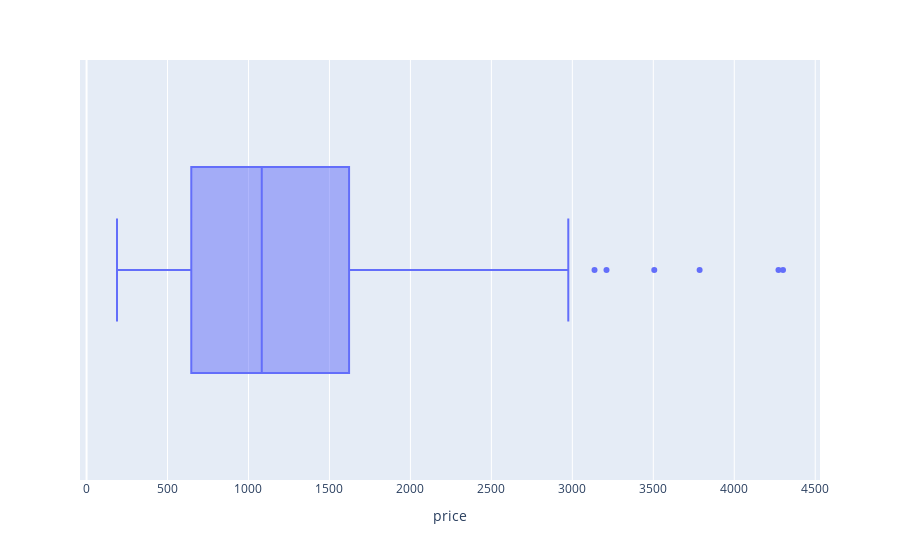

The cell this chart's notebook holds for it:
### Code cell
px.box(laptops_test, x="price")

### Figure 1 — Plotly figure (JSON) as saved in the notebook; plotly's stock layout.template omitted (floating-point values rounded to 4 significant figures; data arrays with more than 128 entries replaced by an {"elided": "..."} marker saying what was removed)
{"data": [{"alignmentgroup": "True", "hovertemplate": "price=%{x}<extra></extra>", "legendgroup": "", "marker": {"color": "#636efa"}, "name": "", "notched": false, "offsetgroup": "", "orientation": "h", "showlegend": false, "type": "box", "x": {"elided": "325 int values"}, "x0": " ", "xaxis": "x", "y0": " ", "yaxis": "y"}], "layout": {"autosize": true, "boxmode": "group", "legend": {"tracegroupgap": 0}, "margin": {"t": 60}, "xaxis": {"anchor": "y", "autorange": true, "domain": [0, 1], "range": [-40.5, 4530.0], "title": {"text": "price"}, "type": "linear"}, "yaxis": {"anchor": "x", "autorange": true, "domain": [0, 1], "range": [-0.5, 0.5], "type": "category"}}}
